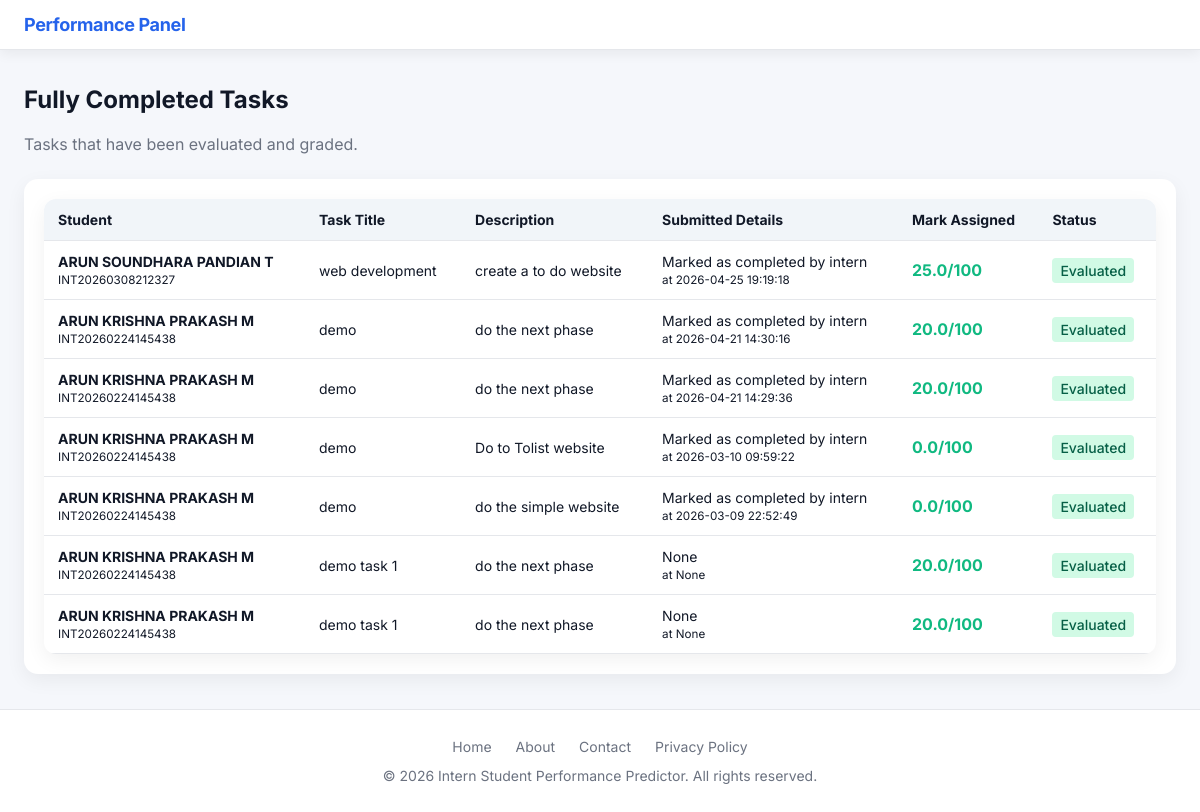
Screenshot of /admin/completed-tasks-list (signed in) with the database file from the repository.
### tables this page shows
CREATE TABLE tasks (
            id INTEGER PRIMARY KEY AUTOINCREMENT,
            student_id INTEGER NOT NULL, -- FK to students.id
            course_id INTEGER, -- New: Link task to a course
            title TEXT NOT NULL,
            description TEXT,
            due_date TEXT,
            status TEXT DEFAULT 'pending', -- 'pending', 'completed', 'overdue'
            mark REAL DEFAULT 0, submission TEXT, submitted_at TEXT, created_at TEXT, -- Task mark (0-100)
            FOREIGN KEY (student_id) REFERENCES students(id),
            FOREIGN KEY (course_id) REFERENCES courses(id)
        );

CREATE TABLE students (
        id INTEGER PRIMARY KEY AUTOINCREMENT,
        unique_student_id TEXT UNIQUE NOT NULL,
        name TEXT NOT NULL,
        email TEXT UNIQUE NOT NULL,
        course_id INTEGER,
        user_id INTEGER UNIQUE,

        -- NEW FIELDS
        internship_type TEXT,
        joining_date TEXT,
        ending_date TEXT,
        college_name TEXT,
        department TEXT, phone_number TEXT, profile_pic TEXT, gender TEXT, dob TEXT, address TEXT, linkedin_url TEXT, github_url TEXT,

        FOREIGN KEY (course_id) REFERENCES courses(id),
        FOREIGN KEY (user_id) REFERENCES users(id)
    );

### admin_routes.py (the view)
@admin_bp.route("/completed-tasks-list", endpoint="completed_tasks_list")
def completed_tasks_list():
    if not is_admin_logged_in():
        return redirect(url_for("auth.login"))
    conn = sqlite3.connect(DATABASE)
    cursor = conn.cursor()
    cursor.execute(
        """
        SELECT t.id, t.title, t.description, t.due_date, s.name AS student_name,
               s.unique_student_id, t.submission, t.submitted_at, t.mark, t.status
        FROM tasks t
        JOIN students s ON t.student_id = s.id
        WHERE t.status = 'completed'
        ORDER BY t.submitted_at DESC, s.name
        """
    )
    completed_tasks = cursor.fetchall()
    conn.close()
    return render_template(
        "completed_tasks_list.html",
        username=session["username"],
        completed_tasks=completed_tasks,
    )

### admin_routes.py (called while the page is built, shortened)
@admin_bp.app_context_processor
def inject_pending_counts():
    if not session.get("logged_in") or session.get("role") != "admin":
        return dict(pending_counts={})

### database.py (called while the page is built)
def is_admin_logged_in() -> bool:
    return session.get("role") == "admin"

### templates/completed_tasks_list.html (shortened to what this page needs)
<!DOCTYPE html>
<html lang="en">
<head>
    <link rel="stylesheet" href="{{ url_for('static', filename='css/style.css') }}">
</head>
<body data-role="{{ session.get('role', 'intern') }}">
    <header class="header">
        <div class="container">
            <div class="flex">
                <span class="header-brand">Performance Panel</span>
            </div>
        </div>
    </header>
    <main class="main-content">
        <div class="container">
            <div class="page-header">
                <h2 class="page-title">Fully Completed Tasks</h2>
                <p class="subtitle">Tasks that have been evaluated and graded.</p>
            </div>
            {% if completed_tasks %}
            <div class="card table-wrapper">
                <table class="clean-table">
                    <thead>
                        <tr>
                            <th>Student</th>
                            <th>Task Title</th>
                            <th>Description</th>
                            <th>Submitted Details</th>
                            <th>Mark Assigned</th>
                            <th>Status</th>
                        </tr>
                    </thead>
                    <tbody>
                        {% for task in completed_tasks %}
                        <tr>
                            <td><strong>{{ task[4] }}</strong> <br> <small class="muted">{{ task[5] }}</small></td>
                            <td>{{ task[1] }}</td>
                            <td>{{ task[2] }}</td>
                            <td>
                                <div class="submission-box">
                                    {{ task[6] }}
                                    <br>
                                    <small class="muted">at {{ task[7] }}</small>
                                </div>
                            </td>
                            <td>
                                <span style="font-size: 16px; font-weight: bold; color: #10b981;">{{ task[8] }}/100</span>
                            </td>
                            <td>
                                <span class="status completed" style="background-color: #d1fae5; color: #065f46; padding: 4px 8px; border-radius: 4px; font-weight: 500;">Evaluated</span>
                            </td>
                        </tr>
                        {% endfor %}
                    </tbody>
                </table>
            </div>
            {% else %}
            <div class="card" style="text-align: center; padding: 48px;">
                <p class="muted">No completed tasks yet. Tasks will appear here once you grade them.</p>
            </div>
            {% endif %}
        </div>
    </main>
    <footer class="footer">
        <div class="container">
            <div class="footer-links">
                <a href="{{ url_for('auth.index') }}">Home</a>
                <a href="{{ url_for('auth.about') }}">About</a>
                <a href="{{ url_for('auth.contact') }}">Contact</a>
                <a href="#">Privacy Policy</a>
            </div>
            <p>&copy; 2026 Intern Student Performance Predictor. All rights reserved.</p>
        </div>
    </footer>
    <div class="fab-container">
    </div>
</body>
</html>

### static/css/style.css (style rules this page uses)
:root { --bg-main: #f5f7fb; --bg-secondary: #ffffff; --card-bg: #ffffff; --border-color: #e5e7eb; --text-primary: #111827; --text-secondary: #6b7280; --primary: #2563eb; --primary-light: #3b82f6; --success: #10b981; --warning: #f59e0b; --danger: #ef4444; --purple: #8b5cf6; --teal: #14b8a6; --pink: #ec4899; --gray: #9ca3af; --radius-sm: 8px; --radius-md: 14px; --radius-lg: 20px; --shadow-sm: 0 4px 12px rgba(0, 0, 0, 0.06); --shadow-md: 0 10px 30px rgba(0, 0, 0, 0.08); --font-main: 'Inter', system-ui, sans-serif; }
* { margin: 0; padding: 0; box-sizing: border-box; }
body { font-family: var(--font-main); background: var(--bg-main); color: var(--text-primary); min-height: 100vh; display: flex; flex-direction: column; }
.container { max-width: 1400px; margin: 0 auto; padding: 0 24px; }
.header { background: var(--card-bg); border-bottom: 1px solid var(--border-color); box-shadow: var(--shadow-sm); position: sticky; top: 0; z-index: 100; }
.header .container { padding-top: 14px; padding-bottom: 14px; }
.header .flex { display: flex; align-items: center; justify-content: space-between; flex-wrap: wrap; gap: 16px; }
.header-brand { font-size: 18px; font-weight: 700; color: var(--primary); letter-spacing: -0.02em; }
.footer { margin-top: auto; background: var(--card-bg); border-top: 1px solid var(--border-color); padding: 28px 0; text-align: center; color: var(--text-secondary); font-size: 14px; }
.footer-links { display: flex; justify-content: center; gap: 24px; margin-bottom: 12px; }
.footer-links a { color: var(--text-secondary); text-decoration: none; }
.fab-container { position: fixed; bottom: 24px; right: 24px; display: flex; flex-direction: column; gap: 10px; z-index: 50; }
.main-content { padding: 35px 0; }
.subtitle { margin-top: 6px; color: var(--text-secondary); }
.page-title { font-size: 26px; font-weight: 700; margin-bottom: 20px; }
.clean-table { width: 100%; border-collapse: collapse; background: #fff; border-radius: 12px; overflow: hidden; }
.clean-table th, .clean-table td { padding: 12px; border-bottom: 1px solid #e5e7eb; font-size: 14px; }
.clean-table th { background: #f1f5f9; text-align: left; }
.card { background: #fff; padding: 20px; border-radius: 14px; box-shadow: 0 6px 20px rgba(0, 0, 0, 0.06); }
.page-header { margin-bottom: 25px; }
.page-header h2 { font-size: 24px; font-weight: 700; }
.table-wrapper { margin-top: 25px; overflow-x: auto; }
.clean-table { width: 100%; border-collapse: collapse; background: #ffffff; border-radius: 12px; box-shadow: 0 6px 20px rgba(0, 0, 0, 0.06); }
.clean-table th, .clean-table td { padding: 12px 14px; border-bottom: 1px solid #e5e7eb; text-align: left; font-size: 14px; }
.clean-table th { background: #f1f5f9; font-weight: 700; }

### rows the page displays
tasks: name "ARUN SOUNDHARA PANDIAN T", unique_student_id "INT20260308212327", title "web development", description "create a to do website", submission "Marked as completed by intern", submitted_at "2026-04-25 19:19:18", mark "25.0"
tasks: name "ARUN KRISHNA PRAKASH M", unique_student_id "INT20260224145438", title "demo", description "do the next phase", submission "Marked as completed by intern", submitted_at "2026-04-21 14:30:16", mark "20.0"
tasks: name "ARUN KRISHNA PRAKASH M", unique_student_id "INT20260224145438", title "demo", description "do the next phase", submission "Marked as completed by intern", submitted_at "2026-04-21 14:29:36", mark "20.0"
tasks: name "ARUN KRISHNA PRAKASH M", unique_student_id "INT20260224145438", title "demo", description "Do to Tolist website", submission "Marked as completed by intern", submitted_at "2026-03-10 09:59:22", mark "0.0"
tasks: name "ARUN KRISHNA PRAKASH M", unique_student_id "INT20260224145438", title "demo", description "do the simple website", submission "Marked as completed by intern", submitted_at "2026-03-09 22:52:49", mark "0.0"
tasks: name "ARUN KRISHNA PRAKASH M", unique_student_id "INT20260224145438", title "demo task 1", description "do the next phase", task "None", mark "20.0"
tasks: name "ARUN KRISHNA PRAKASH M", unique_student_id "INT20260224145438", title "demo task 1", description "do the next phase", task "None", mark "20.0"
